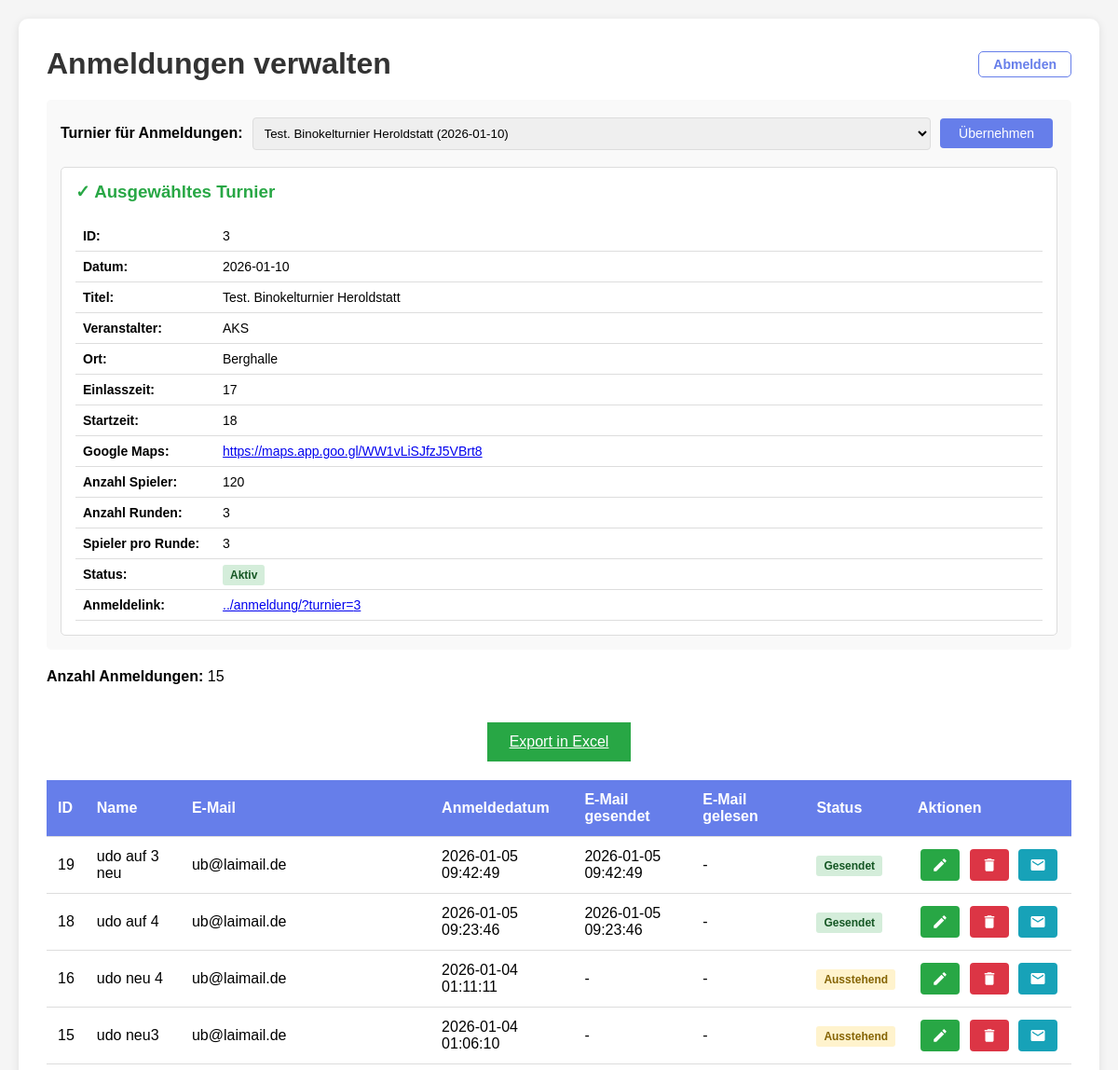
Before: /data/admin.php (signed in, upper part) with the older database file.
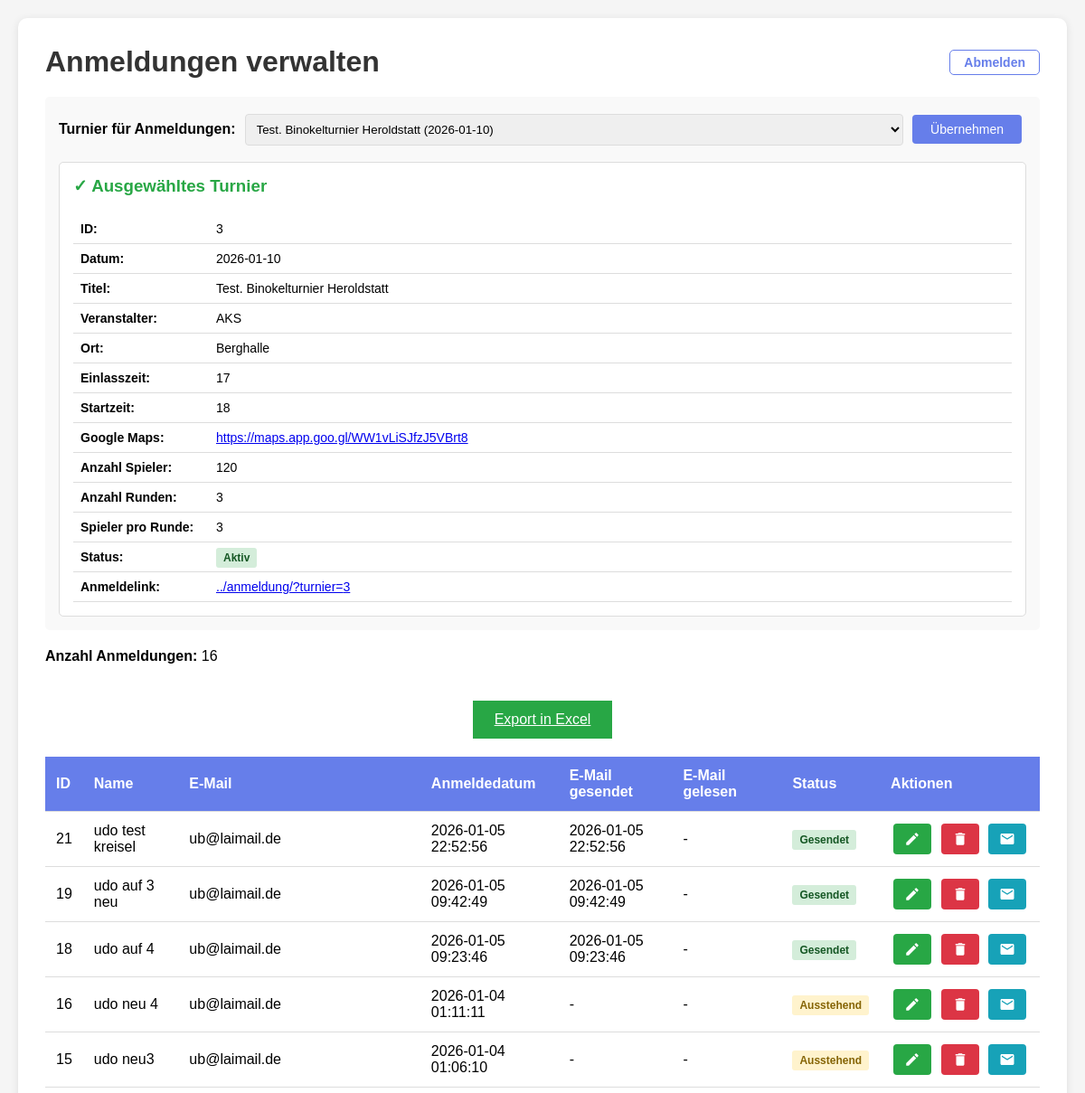
After: the same page with the newer database file.
### tables this page shows
CREATE TABLE anmeldungen (
        id INTEGER PRIMARY KEY AUTOINCREMENT,
        anmeldedatum TEXT NOT NULL,
        name TEXT NOT NULL,
        email TEXT NOT NULL
    , tracking_code TEXT, email_gesendet TEXT, email_gelesen TEXT, mobilnummer TEXT, turnier_id INTEGER DEFAULT NULL);

### turnier/config.php (called while the page is built, shortened)
<?php
function getTurnierById($id) {
    $db = getDB();
    $stmt = $db->prepare("SELECT * FROM turnier WHERE id = ?");
    $stmt->execute([$id]);
    return $stmt->fetch(PDO::FETCH_ASSOC);
}

### data/admin.php (the view, shortened to what the changed rows need)
    <?php
require_once __DIR__ . '/../anmeldung/config.php';
require_once __DIR__ . '/../turnier/config.php';
$db = getDB();
$selectedTurnierId = null;
try {
    $stmt = $db->prepare("SELECT wert FROM config WHERE schluessel = ?");
    $stmt->execute(['default_turnier_id']);
    $result = $stmt->fetch(PDO::FETCH_ASSOC);
    if ($result && !empty($result['wert'])) {
        $selectedTurnierId = intval($result['wert']);
    }
} catch (PDOException $e) {
}
$selectedTurnier = null;
if ($selectedTurnierId) {
    $selectedTurnier = getTurnierById($selectedTurnierId);
}
if ($selectedTurnierId) {
    $stmt = $db->prepare("SELECT * FROM anmeldungen WHERE turnier_id = ? ORDER BY anmeldedatum DESC");
    $stmt->execute([$selectedTurnierId]);
    $anmeldungen = $stmt->fetchAll(PDO::FETCH_ASSOC);
} else {
    $anmeldungen = [];
}
?>
<!DOCTYPE html>
<html lang="de">
<head>
</head>
<body>
    <div class="container">
        <h1>
            Anmeldungen verwalten
            <a href="?logout=1" class="logout">Abmelden</a>
        </h1>
        <div style="margin-bottom: 20px; padding: 15px; background: #f9f9f9; border-radius: 5px;">
            <form method="POST" style="display: flex; align-items: center; gap: 10px;">
            </form>
            <?php if ($selectedTurnier): ?>
                <div style="margin-top: 15px; padding: 15px; background: white; border: 1px solid #ddd; border-radius: 5px;">
                </div>
            <?php else: ?>
                <p style="margin-top: 10px; color: #dc3545; font-weight: bold;">
                    ⚠ Kein Turnier ausgewählt. Anmeldungen werden keinem Turnier zugeordnet.
                </p>
            <?php endif; ?>
        </div>
        <p><strong>Anzahl Anmeldungen:</strong> <?php echo count($anmeldungen); ?>
        </p>
        <?php if ($selectedTurnierId): ?>
            <div class="export-container export-container-top">
                <a href="?export=excel" class="btn-export">Export in Excel</a>
            </div>
        <?php endif; ?>
        <?php if (empty($anmeldungen) && $selectedTurnierId): ?>
            <p style="margin-top: 20px; color: #666; font-style: italic;">Keine Anmeldungen für dieses Turnier vorhanden.</p>
        <?php elseif (empty($anmeldungen) && !$selectedTurnierId): ?>
            <p style="margin-top: 20px; color: #dc3545; font-weight: bold;">Bitte wählen Sie ein Turnier aus, um die Anmeldungen zu sehen.</p>
        <?php else: ?>
        <table>
            <thead>
                <tr>
                    <th>ID</th>
                    <th>Name</th>
                    <th>E-Mail</th>
                    <th>Anmeldedatum</th>
                    <th>E-Mail gesendet</th>
                    <th>E-Mail gelesen</th>
                    <th>Status</th>
                    <th>Aktionen</th>
                </tr>
            </thead>
            <tbody>
                <?php foreach ($anmeldungen as $anmeldung): ?>
                    <tr id="row-<?php echo $anmeldung['id']; ?>">
                        <td><?php echo htmlspecialchars($anmeldung['id']); ?></td>
                        <td class="name-<?php echo $anmeldung['id']; ?>"><?php echo htmlspecialchars($anmeldung['name']); ?></td>
                        <td class="email-<?php echo $anmeldung['id']; ?>"><?php echo htmlspecialchars($anmeldung['email']); ?></td>
                        <td><?php echo htmlspecialchars($anmeldung['anmeldedatum'] ?? '-'); ?></td>
                        <td><?php echo htmlspecialchars($anmeldung['email_gesendet'] ?? '-'); ?></td>
                        <td><?php echo htmlspecialchars($anmeldung['email_gelesen'] ?? '-'); ?></td>
                        <td>
                            <?php
                            if (!empty($anmeldung['email_gelesen'])) {
                                echo '<span class="status status-read">Gelesen</span>';
                            } elseif (!empty($anmeldung['email_gesendet'])) {
                                echo '<span class="status status-sent">Gesendet</span>';
                            } else {
                                echo '<span class="status status-pending">Ausstehend</span>';
                            }
                            ?>
                        </td>
                        <td>
                            <button class="icon-btn icon-btn-edit" onclick="editRow(<?php echo $anmeldung['id']; ?>)" title="Bearbeiten">
                                <svg xmlns="http://www.w3.org/2000/svg" viewBox="0 0 24 24">
                                    <path d="M3 17.25V21h3.75L17.81 9.94l-3.75-3.75L3 17.25zM20.71 7.04c.39-.39.39-1.02 0-1.41l-2.34-2.34c-.39-.39-1.02-.39-1.41 0l-1.83 1.83 3.75 3.75 1.83-1.83z"/>
                                </svg>
                            </button>
                            <button class="icon-btn icon-btn-delete" onclick="deleteRow(<?php echo $anmeldung['id']; ?>)" title="Löschen">
                                <svg xmlns="http://www.w3.org/2000/svg" viewBox="0 0 24 24">
                                    <path d="M6 19c0 1.1.9 2 2 2h8c1.1 0 2-.9 2-2V7H6v12zM19 4h-3.5l-1-1h-5l-1 1H5v2h14V4z"/>
                                </svg>
                            </button>
                            <button class="icon-btn icon-btn-resend" onclick="resendEmail(<?php echo $anmeldung['id']; ?>)" title="Mail erneut senden">
                                <svg xmlns="http://www.w3.org/2000/svg" viewBox="0 0 24 24">
                                    <path d="M20 4H4c-1.1 0-1.99.9-1.99 2L2 18c0 1.1.9 2 2 2h16c1.1 0 2-.9 2-2V6c0-1.1-.9-2-2-2zm0 4l-8 5-8-5V6l8 5 8-5v2z"/>
                                </svg>
                            </button>
                        </td>
                    </tr>
                <?php endforeach; ?>
            </tbody>
        </table>
        <?php endif; ?>
    </div>
</body>
</html>

Changed rows visible on the page:
added anmeldungen: id "21", name "udo test kreisel", email "ub@laimail.de", anmeldedatum "2026-01-05 22:52:56", email_gesendet "2026-01-05 22:52:56", email_gelesen "-", shows "Gesendet"
Other visible differences:
count($anmeldungen): "15" → "16"
